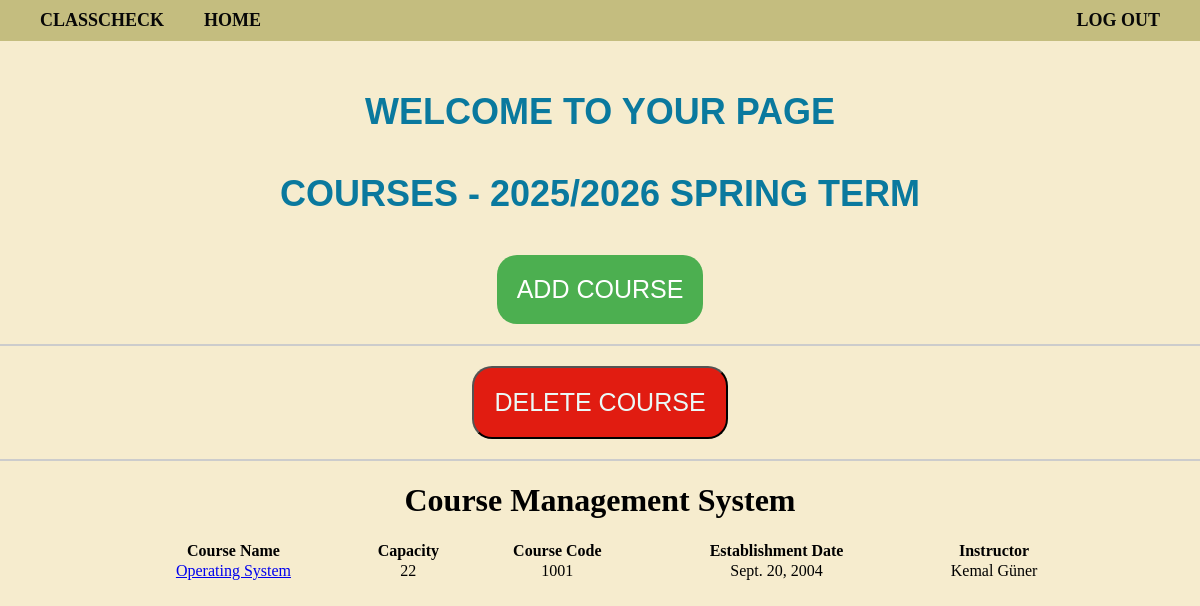
The app's page / (signed in) with its own data.
### Attendance/RollCall/models.py (models this page shows, shortened)
class Course(models.Model):
    course_name = models.CharField(max_length=100)
    course_capacity = models.IntegerField()
    course_code = models.CharField(max_length=20)
    establishment_date = models.DateField(default=timezone.now)
    instructor = models.CharField(max_length=100)

### Attendance/RollCall/views.py (the view)
# urls.py: path('', views.home, name='home'), #HOME SAYFASI
@login_required(login_url='userlogin')
def home(request):
    courses = Course.objects.all()
    return render(request, 'home.html', {'courses': courses})

### Attendance/RollCall/templates/home.html (shortened to what this page needs)
<!DOCTYPE html>
<html lang="en">
{% load static %}
<head>
  <link rel="stylesheet" href="{% static 'css/home.css' %}" />
</head>
<body>
  <nav class="navbar">
    <ul class="navbar-left">
      <li><a href="{% url 'index' %}">CLASSCHECK</a></li>
      <li><a href="{% url 'home' %}">HOME</a></li>
    </ul>
    <ul class="navbar-right">
      <li><a href="{% url 'userlogout' %}">LOG OUT</a></li>
    </ul>
  </nav>
  <h1 class="welcome-title">WELCOME TO YOUR PAGE</h1>
  <h2 class="alt-title">COURSES - 2025/2026 SPRING TERM</h2>
  <form action="{% url 'addcourse' %}">
    <button type="submit" class="button">ADD COURSE</button>
  </form>
  <hr>
  <form action="{% url 'deletecourse' %}">
    <button type="submit" class="two">DELETE COURSE</button>
  </form>
  <hr>
  <div class="container">
    <h1>Course Management System</h1>
    <table class="course-table">
      <thead>
        <tr>
          <th>Course Name</th>
          <th>Capacity</th>
          <th>Course Code</th>
          <th>Establishment Date</th>
          <th>Instructor</th>
        </tr>
      </thead>
      <tbody>
        {% for course in courses %}
        <tr>
          <td>
            <a href="{% url 'coursedetail' course.id %}" class="course-link">
              {{ course.course_name }}
            </a>
          </td>
          <td>{{ course.course_capacity }}</td>
          <td>{{ course.course_code }}</td>
          <td>{{ course.establishment_date }}</td>
          <td>{{ course.instructor }}</td>
        </tr>
        {% endfor %}
      </tbody>
    </table>
  </div>
</body>
</html>

### Attendance/RollCall/static/css/home.css (style rules this page uses)
body { background-color: #f6ecce; margin: 0; padding: 0; text-align: center; }
.navbar { display: flex; justify-content: space-between; align-items: center; background-color: rgb(196, 189, 127); padding: 10px 20px; }
.navbar-left, .navbar-right { list-style-type: none; margin: 0; padding: 0; display: flex; }
.navbar-left li, .navbar-right li { padding: 0 20px; }
.navbar a { color: rgb(7, 7, 7); text-decoration: none; font-size: 18px; display: block; font-weight: bold; text-align: center; }
hr { border: 1px solid #ccc; margin: 20px 0px; }
.welcome-title { text-align: center; margin-bottom: 10px; font-size: 36px; color: #0a799e; margin-top: 50px; font-family: Arial, sans-serif; margin-top: 50px; }
.alt-title { text-align: center; margin-top: 0; font-size: 36px; color: #0a799e; margin-top: 40px; font-family: Arial, sans-serif; margin-bottom: 40px; }
.button { display: block; margin: 10px auto; padding: 20px 20px; background-color: #4CAF50; color: white; border: none; border-radius: 20px; font-size: 25px; }
.two { display: block; margin: 10px auto; padding: 20px 20px; background-color: #e11c11; color: rgb(234, 249, 247); border-radius: 20px; font-size: 25px; }
.course-table { margin-left: auto; margin-right: auto; width: 80%; border-collapse: collapse; }

### records on screen
Course: course_name "Operating System", course_capacity "22", course_code "1001", establishment_date "Sept. 20, 2004", instructor "Kemal Güner"
